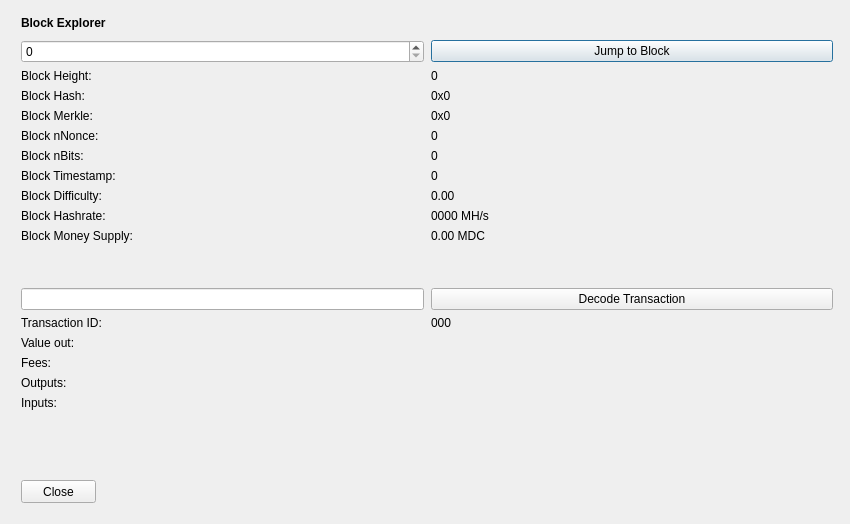
<?xml version="1.0" encoding="UTF-8"?>
<ui version="4.0">
 <class>BlockBrowser</class>
 <widget class="QDialog" name="BlockBrowser">
  <property name="windowModality">
   <enum>Qt::NonModal</enum>
  </property>
  <property name="enabled">
   <bool>true</bool>
  </property>
  <property name="geometry">
   <rect>
    <x>0</x>
    <y>0</y>
    <width>850</width>
    <height>524</height>
   </rect>
  </property>
  <property name="sizePolicy">
   <sizepolicy hsizetype="Preferred" vsizetype="Preferred">
    <horstretch>0</horstretch>
    <verstretch>0</verstretch>
   </sizepolicy>
  </property>
  <property name="minimumSize">
   <size>
    <width>0</width>
    <height>0</height>
   </size>
  </property>
  <property name="acceptDrops">
   <bool>false</bool>
  </property>
  <property name="windowTitle">
   <string>Moldovacoin Block Explorer</string>
  </property>
  <layout class="QGridLayout">
   <property name="sizeConstraint">
    <enum>QLayout::SetMaximumSize</enum>
   </property>
   <property name="leftMargin">
    <number>21</number>
   </property>
   <property name="topMargin">
    <number>10</number>
   </property>
   <property name="rightMargin">
    <number>10</number>
   </property>
   <item row="1" column="0">
    <widget class="QWidget" name="widget" native="true">
     <widget class="QWidget" name="layoutWidgetBE1">
      <property name="geometry">
       <rect>
        <x>0</x>
        <y>0</y>
        <width>822</width>
        <height>27</height>
       </rect>
      </property>
      <layout class="QHBoxLayout" name="horizontalLayoutBE">
       <property name="spacing">
        <number>7</number>
       </property>
       <item>
        <widget class="QLabel" name="labelBlockExplorer">
         <property name="sizePolicy">
          <sizepolicy hsizetype="Preferred" vsizetype="Maximum">
           <horstretch>0</horstretch>
           <verstretch>0</verstretch>
          </sizepolicy>
         </property>
         <property name="font">
          <font>
           <weight>75</weight>
           <bold>true</bold>
          </font>
         </property>
         <property name="styleSheet">
          <string notr="true">font-weight:bold;</string>
         </property>
         <property name="text">
          <string>Block Explorer</string>
         </property>
        </widget>
       </item>
       <item>
        <spacer name="horizontalSpacerBE">
         <property name="orientation">
          <enum>Qt::Horizontal</enum>
         </property>
         <property name="sizeHint" stdset="0">
          <size>
           <width>40</width>
           <height>20</height>
          </size>
         </property>
        </spacer>
       </item>
      </layout>
     </widget>
     <widget class="QWidget" name="layoutWidgetBE2">
      <property name="geometry">
       <rect>
        <x>0</x>
        <y>30</y>
        <width>812</width>
        <height>410</height>
       </rect>
      </property>
      <layout class="QGridLayout" name="gridLayoutBE" rowstretch="0,0,0,0,0,0,0,0,0,0,0,0,0,0,0,0,0,0,0,0" columnstretch="0,0">
       <property name="sizeConstraint">
        <enum>QLayout::SetDefaultConstraint</enum>
       </property>
       <property name="horizontalSpacing">
        <number>7</number>
       </property>
       <item row="14" column="1">
        <widget class="QLabel" name="txID">
         <property name="text">
          <string>000</string>
         </property>
         <property name="textInteractionFlags">
          <set>Qt::LinksAccessibleByMouse|Qt::TextSelectableByMouse</set>
         </property>
        </widget>
       </item>
       <item row="8" column="1">
        <widget class="QLabel" name="timeBox">
         <property name="text">
          <string>0</string>
         </property>
         <property name="textInteractionFlags">
          <set>Qt::LinksAccessibleByMouse|Qt::TextSelectableByMouse</set>
         </property>
        </widget>
       </item>
       <item row="9" column="1">
        <widget class="QLabel" name="diffBox">
         <property name="text">
          <string>0.00</string>
         </property>
         <property name="textInteractionFlags">
          <set>Qt::LinksAccessibleByMouse|Qt::TextSelectableByMouse</set>
         </property>
        </widget>
       </item>
       <item row="10" column="0">
        <widget class="QLabel" name="hashRateLabel">
         <property name="text">
          <string>Block Hashrate:</string>
         </property>
        </widget>
       </item>
       <item row="9" column="0">
        <widget class="QLabel" name="diffLabel">
         <property name="text">
          <string>Block Difficulty:</string>
         </property>
        </widget>
       </item>
       <item row="17" column="1">
        <widget class="QLabel" name="outputBox">
         <property name="text">
          <string/>
         </property>
         <property name="alignment">
          <set>Qt::AlignLeading|Qt::AlignLeft|Qt::AlignTop</set>
         </property>
         <property name="textInteractionFlags">
          <set>Qt::LinksAccessibleByMouse|Qt::TextSelectableByMouse</set>
         </property>
        </widget>
       </item>
       <item row="3" column="1">
        <widget class="QLabel" name="heightLabelBE1">
         <property name="text">
          <string>0</string>
         </property>
         <property name="textInteractionFlags">
          <set>Qt::LinksAccessibleByMouse|Qt::TextSelectableByMouse</set>
         </property>
        </widget>
       </item>
       <item row="1" column="1">
        <widget class="QPushButton" name="blockButton">
         <property name="text">
          <string>Jump to Block</string>
         </property>
        </widget>
       </item>
       <item row="3" column="0">
        <widget class="QLabel" name="heightLabelBE2">
         <property name="text">
          <string>Block Height:</string>
         </property>
        </widget>
       </item>
       <item row="7" column="0">
        <widget class="QLabel" name="bitsLabel">
         <property name="text">
          <string>Block nBits:</string>
         </property>
        </widget>
       </item>
       <item row="6" column="1">
        <widget class="QLabel" name="nonceBox">
         <property name="text">
          <string>0</string>
         </property>
         <property name="textInteractionFlags">
          <set>Qt::LinksAccessibleByMouse|Qt::TextSelectableByMouse</set>
         </property>
        </widget>
       </item>
       <item row="6" column="0">
        <widget class="QLabel" name="nonceLabel">
         <property name="text">
          <string>Block nNonce:</string>
         </property>
        </widget>
       </item>
       <item row="5" column="1">
        <widget class="QLabel" name="merkleBox">
         <property name="minimumSize">
          <size>
           <width>187</width>
           <height>0</height>
          </size>
         </property>
         <property name="text">
          <string>0x0</string>
         </property>
         <property name="textInteractionFlags">
          <set>Qt::LinksAccessibleByMouse|Qt::TextSelectableByMouse</set>
         </property>
        </widget>
       </item>
       <item row="16" column="0">
        <widget class="QLabel" name="feesLabel">
         <property name="text">
          <string>Fees:</string>
         </property>
        </widget>
       </item>
       <item row="15" column="1">
        <widget class="QLabel" name="valueBox">
         <property name="text">
          <string/>
         </property>
         <property name="textInteractionFlags">
          <set>Qt::LinksAccessibleByMouse|Qt::TextSelectableByMouse</set>
         </property>
        </widget>
       </item>
       <item row="7" column="1">
        <widget class="QLabel" name="bitsBox">
         <property name="text">
          <string>0</string>
         </property>
         <property name="textInteractionFlags">
          <set>Qt::LinksAccessibleByMouse|Qt::TextSelectableByMouse</set>
         </property>
        </widget>
       </item>
       <item row="8" column="0">
        <widget class="QLabel" name="timeLabel">
         <property name="text">
          <string>Block Timestamp:</string>
         </property>
        </widget>
       </item>
       <item row="17" column="0">
        <widget class="QLabel" name="outputLabel">
         <property name="text">
          <string>Outputs:</string>
         </property>
         <property name="alignment">
          <set>Qt::AlignLeading|Qt::AlignLeft|Qt::AlignTop</set>
         </property>
        </widget>
       </item>
       <item row="1" column="0">
        <widget class="QSpinBox" name="heightBox">
         <property name="sizePolicy">
          <sizepolicy hsizetype="Preferred" vsizetype="Fixed">
           <horstretch>0</horstretch>
           <verstretch>0</verstretch>
          </sizepolicy>
         </property>
         <property name="maximum">
          <number>99999999</number>
         </property>
        </widget>
       </item>
       <item row="4" column="0">
        <widget class="QLabel" name="hashLabel">
         <property name="text">
          <string>Block Hash:</string>
         </property>
        </widget>
       </item>
       <item row="16" column="1">
        <widget class="QLabel" name="feesBox">
         <property name="text">
          <string/>
         </property>
         <property name="textInteractionFlags">
          <set>Qt::LinksAccessibleByMouse|Qt::TextSelectableByMouse</set>
         </property>
        </widget>
       </item>
       <item row="4" column="1">
        <widget class="QLabel" name="hashBox">
         <property name="enabled">
          <bool>true</bool>
         </property>
         <property name="sizePolicy">
          <sizepolicy hsizetype="Preferred" vsizetype="Preferred">
           <horstretch>0</horstretch>
           <verstretch>0</verstretch>
          </sizepolicy>
         </property>
         <property name="minimumSize">
          <size>
           <width>0</width>
           <height>0</height>
          </size>
         </property>
         <property name="text">
          <string>0x0</string>
         </property>
         <property name="textInteractionFlags">
          <set>Qt::LinksAccessibleByMouse|Qt::TextSelectableByMouse</set>
         </property>
        </widget>
       </item>
       <item row="14" column="0">
        <widget class="QLabel" name="txLabel">
         <property name="text">
          <string>Transaction ID:</string>
         </property>
        </widget>
       </item>
       <item row="15" column="0">
        <widget class="QLabel" name="valueLabel">
         <property name="text">
          <string>Value out:</string>
         </property>
        </widget>
       </item>
       <item row="13" column="0">
        <widget class="QLineEdit" name="txBox">
         <property name="sizePolicy">
          <sizepolicy hsizetype="Preferred" vsizetype="Fixed">
           <horstretch>0</horstretch>
           <verstretch>0</verstretch>
          </sizepolicy>
         </property>
         <property name="inputMask">
          <string comment="Transaction id" extracomment="Transaction id"/>
         </property>
        </widget>
       </item>
       <item row="12" column="0">
        <spacer name="verticalSpacer_2">
         <property name="orientation">
          <enum>Qt::Vertical</enum>
         </property>
         <property name="sizeHint" stdset="0">
          <size>
           <width>20</width>
           <height>20</height>
          </size>
         </property>
        </spacer>
       </item>
       <item row="10" column="1">
        <widget class="QLabel" name="hashRateBox">
         <property name="text">
          <string>0000 MH/s</string>
         </property>
         <property name="textInteractionFlags">
          <set>Qt::LinksAccessibleByMouse|Qt::TextSelectableByMouse</set>
         </property>
        </widget>
       </item>
       <item row="19" column="0">
        <spacer name="verticalSpacer">
         <property name="orientation">
          <enum>Qt::Vertical</enum>
         </property>
         <property name="sizeHint" stdset="0">
          <size>
           <width>20</width>
           <height>40</height>
          </size>
         </property>
        </spacer>
       </item>
       <item row="13" column="1">
        <widget class="QPushButton" name="txButton">
         <property name="text">
          <string>Decode Transaction</string>
         </property>
        </widget>
       </item>
       <item row="18" column="0">
        <widget class="QLabel" name="inputLabel">
         <property name="text">
          <string>Inputs:</string>
         </property>
         <property name="alignment">
          <set>Qt::AlignLeading|Qt::AlignLeft|Qt::AlignTop</set>
         </property>
        </widget>
       </item>
       <item row="5" column="0">
        <widget class="QLabel" name="merkleLabel">
         <property name="text">
          <string>Block Merkle:</string>
         </property>
        </widget>
       </item>
       <item row="18" column="1">
        <widget class="QLabel" name="inputBox">
         <property name="text">
          <string/>
         </property>
         <property name="alignment">
          <set>Qt::AlignLeading|Qt::AlignLeft|Qt::AlignTop</set>
         </property>
         <property name="textInteractionFlags">
          <set>Qt::LinksAccessibleByMouse|Qt::TextSelectableByMouse</set>
         </property>
        </widget>
       </item>
       <item row="11" column="0">
        <widget class="QLabel" name="moneySupplyLabel">
         <property name="text">
          <string>Block Money Supply:</string>
         </property>
        </widget>
       </item>
       <item row="11" column="1">
        <widget class="QLabel" name="moneySupplyBox">
         <property name="text">
          <string>0.00 MDC</string>
         </property>
         <property name="textInteractionFlags">
          <set>Qt::LinksAccessibleByMouse|Qt::TextSelectableByMouse</set>
         </property>
        </widget>
       </item>
      </layout>
     </widget>
     <widget class="QPushButton" name="closeButton">
      <property name="geometry">
       <rect>
        <x>0</x>
        <y>470</y>
        <width>75</width>
        <height>23</height>
       </rect>
      </property>
      <property name="text">
       <string>Close</string>
      </property>
     </widget>
    </widget>
   </item>
  </layout>
 </widget>
 <resources/>
 <connections/>
</ui>
